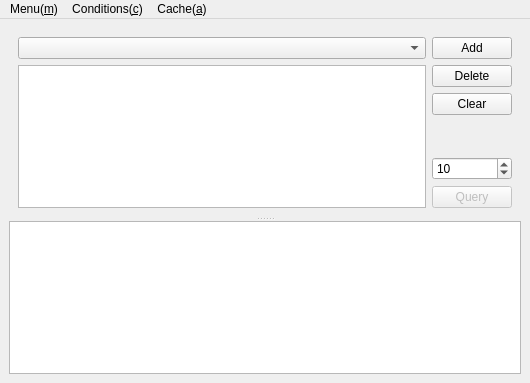
<?xml version="1.0" encoding="UTF-8"?>
<ui version="4.0">
 <class>MainWindow</class>
 <widget class="QMainWindow" name="MainWindow">
  <property name="geometry">
   <rect>
    <x>0</x>
    <y>0</y>
    <width>530</width>
    <height>383</height>
   </rect>
  </property>
  <property name="windowTitle">
   <string>MainWindow</string>
  </property>
  <widget class="QWidget" name="centralwidget">
   <layout class="QVBoxLayout" name="verticalLayout_2">
    <item>
     <widget class="QSplitter" name="splitter">
      <property name="orientation">
       <enum>Qt::Orientation::Vertical</enum>
      </property>
      <widget class="QFrame" name="MyFrame">
       <layout class="QHBoxLayout" name="ConditionLayout">
        <item>
         <layout class="QVBoxLayout" name="verticalLayout">
          <item>
           <widget class="QComboBox" name="cbQuery">
            <property name="editable">
             <bool>false</bool>
            </property>
           </widget>
          </item>
          <item>
           <widget class="ConditionListView" name="lvQueryView"/>
          </item>
         </layout>
        </item>
        <item>
         <layout class="QVBoxLayout" name="verticalLayout_3">
          <item>
           <widget class="QPushButton" name="pbConditionAdd">
            <property name="text">
             <string>Add</string>
            </property>
           </widget>
          </item>
          <item>
           <widget class="QPushButton" name="pbConditionDelete">
            <property name="text">
             <string>Delete</string>
            </property>
           </widget>
          </item>
          <item>
           <widget class="QPushButton" name="pbConditionClear">
            <property name="text">
             <string>Clear</string>
            </property>
           </widget>
          </item>
          <item>
           <spacer name="verticalSpacer">
            <property name="orientation">
             <enum>Qt::Orientation::Vertical</enum>
            </property>
            <property name="sizeHint" stdset="0">
             <size>
              <width>20</width>
              <height>40</height>
             </size>
            </property>
           </spacer>
          </item>
          <item>
           <widget class="QSpinBox" name="sboxLimit">
            <property name="minimum">
             <number>1</number>
            </property>
            <property name="maximum">
             <number>128</number>
            </property>
            <property name="value">
             <number>10</number>
            </property>
           </widget>
          </item>
          <item>
           <widget class="QPushButton" name="pbQuery">
            <property name="enabled">
             <bool>false</bool>
            </property>
            <property name="text">
             <string>Query</string>
            </property>
           </widget>
          </item>
         </layout>
        </item>
       </layout>
      </widget>
      <widget class="ResultView" name="lvResult">
       <property name="dragEnabled">
        <bool>true</bool>
       </property>
       <property name="dragDropMode">
        <enum>QAbstractItemView::DragDropMode::DragDrop</enum>
       </property>
       <property name="alternatingRowColors">
        <bool>true</bool>
       </property>
       <property name="selectionMode">
        <enum>QAbstractItemView::SelectionMode::ExtendedSelection</enum>
       </property>
       <property name="movement">
        <enum>QListView::Movement::Free</enum>
       </property>
       <property name="layoutMode">
        <enum>QListView::LayoutMode::SinglePass</enum>
       </property>
       <property name="viewMode">
        <enum>QListView::ViewMode::IconMode</enum>
       </property>
       <property name="uniformItemSizes">
        <bool>true</bool>
       </property>
      </widget>
     </widget>
    </item>
   </layout>
  </widget>
  <widget class="QMenuBar" name="menubar">
   <property name="geometry">
    <rect>
     <x>0</x>
     <y>0</y>
     <width>530</width>
     <height>21</height>
    </rect>
   </property>
   <widget class="QMenu" name="menuMenu_m">
    <property name="title">
     <string>Menu(&amp;m)</string>
    </property>
    <addaction name="separator"/>
    <addaction name="actionDetach_Database_b"/>
    <addaction name="separator"/>
    <addaction name="actionQuit_q"/>
   </widget>
   <widget class="QMenu" name="menuConditions_c">
    <property name="title">
     <string>Conditions(&amp;c)</string>
    </property>
    <addaction name="actionConditionSave_s"/>
    <addaction name="actionConditionLoad_l"/>
   </widget>
   <widget class="QMenu" name="menuCache_a">
    <property name="title">
     <string>Cache(&amp;a)</string>
    </property>
    <addaction name="actionDelete_Thumbnails_d"/>
    <addaction name="actionDelete_Blacklist_B"/>
   </widget>
   <addaction name="menuMenu_m"/>
   <addaction name="menuConditions_c"/>
   <addaction name="menuCache_a"/>
  </widget>
  <action name="actionQuit_q">
   <property name="text">
    <string>Quit(&amp;q)</string>
   </property>
   <property name="menuRole">
    <enum>QAction::MenuRole::QuitRole</enum>
   </property>
  </action>
  <action name="actionDelete_Thumbnails_d">
   <property name="text">
    <string>Delete Thumbnails (&amp;d)</string>
   </property>
  </action>
  <action name="actionDetach_Database_b">
   <property name="text">
    <string>Detach Database and Quit(&amp;b)</string>
   </property>
  </action>
  <action name="actionConditionSave_s">
   <property name="text">
    <string>Save(&amp;s)</string>
   </property>
  </action>
  <action name="actionConditionLoad_l">
   <property name="text">
    <string>Load(&amp;l)</string>
   </property>
  </action>
  <action name="actionDelete_Blacklist_B">
   <property name="text">
    <string>Delete Blacklist (&amp;B)</string>
   </property>
  </action>
 </widget>
 <customwidgets>
  <customwidget>
   <class>ResultView</class>
   <extends>QListView</extends>
   <header>widget/resultview.h</header>
  </customwidget>
  <customwidget>
   <class>ConditionListView</class>
   <extends>QListView</extends>
   <header>widget/conditionlistview.hpp</header>
  </customwidget>
 </customwidgets>
 <resources/>
 <connections>
  <connection>
   <sender>lvResult</sender>
   <signal>doubleClicked(QModelIndex)</signal>
   <receiver>MainWindow</receiver>
   <slot>resultViewDoubleClicked(QModelIndex)</slot>
   <hints>
    <hint type="sourcelabel">
     <x>107</x>
     <y>238</y>
    </hint>
    <hint type="destinationlabel">
     <x>59</x>
     <y>335</y>
    </hint>
   </hints>
  </connection>
  <connection>
   <sender>pbConditionClear</sender>
   <signal>clicked()</signal>
   <receiver>MainWindow</receiver>
   <slot>clearCondition()</slot>
   <hints>
    <hint type="sourcelabel">
     <x>510</x>
     <y>123</y>
    </hint>
    <hint type="destinationlabel">
     <x>448</x>
     <y>130</y>
    </hint>
   </hints>
  </connection>
  <connection>
   <sender>pbConditionDelete</sender>
   <signal>clicked()</signal>
   <receiver>MainWindow</receiver>
   <slot>deleteCondition()</slot>
   <hints>
    <hint type="sourcelabel">
     <x>498</x>
     <y>81</y>
    </hint>
    <hint type="destinationlabel">
     <x>510</x>
     <y>99</y>
    </hint>
   </hints>
  </connection>
  <connection>
   <sender>pbQuery</sender>
   <signal>clicked()</signal>
   <receiver>MainWindow</receiver>
   <slot>query()</slot>
   <hints>
    <hint type="sourcelabel">
     <x>470</x>
     <y>203</y>
    </hint>
    <hint type="destinationlabel">
     <x>433</x>
     <y>220</y>
    </hint>
   </hints>
  </connection>
  <connection>
   <sender>pbConditionAdd</sender>
   <signal>clicked()</signal>
   <receiver>MainWindow</receiver>
   <slot>addCondition()</slot>
   <hints>
    <hint type="sourcelabel">
     <x>510</x>
     <y>63</y>
    </hint>
    <hint type="destinationlabel">
     <x>458</x>
     <y>27</y>
    </hint>
   </hints>
  </connection>
  <connection>
   <sender>actionQuit_q</sender>
   <signal>triggered()</signal>
   <receiver>MainWindow</receiver>
   <slot>close()</slot>
   <hints>
    <hint type="sourcelabel">
     <x>-1</x>
     <y>-1</y>
    </hint>
    <hint type="destinationlabel">
     <x>264</x>
     <y>191</y>
    </hint>
   </hints>
  </connection>
  <connection>
   <sender>actionDelete_Thumbnails_d</sender>
   <signal>triggered()</signal>
   <receiver>MainWindow</receiver>
   <slot>deleteThumbnails()</slot>
   <hints>
    <hint type="sourcelabel">
     <x>-1</x>
     <y>-1</y>
    </hint>
    <hint type="destinationlabel">
     <x>264</x>
     <y>191</y>
    </hint>
   </hints>
  </connection>
  <connection>
   <sender>lvQueryView</sender>
   <signal>doubleClicked(QModelIndex)</signal>
   <receiver>MainWindow</receiver>
   <slot>queryEdit(QModelIndex)</slot>
   <hints>
    <hint type="sourcelabel">
     <x>126</x>
     <y>141</y>
    </hint>
    <hint type="destinationlabel">
     <x>4</x>
     <y>210</y>
    </hint>
   </hints>
  </connection>
  <connection>
   <sender>cbQuery</sender>
   <signal>textActivated(QString)</signal>
   <receiver>MainWindow</receiver>
   <slot>addCondition()</slot>
   <hints>
    <hint type="sourcelabel">
     <x>216</x>
     <y>52</y>
    </hint>
    <hint type="destinationlabel">
     <x>7</x>
     <y>106</y>
    </hint>
   </hints>
  </connection>
  <connection>
   <sender>actionDetach_Database_b</sender>
   <signal>triggered()</signal>
   <receiver>MainWindow</receiver>
   <slot>detachDB()</slot>
   <hints>
    <hint type="sourcelabel">
     <x>-1</x>
     <y>-1</y>
    </hint>
    <hint type="destinationlabel">
     <x>264</x>
     <y>191</y>
    </hint>
   </hints>
  </connection>
  <connection>
   <sender>actionConditionSave_s</sender>
   <signal>triggered()</signal>
   <receiver>MainWindow</receiver>
   <slot>saveConditions()</slot>
   <hints>
    <hint type="sourcelabel">
     <x>-1</x>
     <y>-1</y>
    </hint>
    <hint type="destinationlabel">
     <x>264</x>
     <y>191</y>
    </hint>
   </hints>
  </connection>
  <connection>
   <sender>actionConditionLoad_l</sender>
   <signal>triggered()</signal>
   <receiver>MainWindow</receiver>
   <slot>loadConditions()</slot>
   <hints>
    <hint type="sourcelabel">
     <x>-1</x>
     <y>-1</y>
    </hint>
    <hint type="destinationlabel">
     <x>264</x>
     <y>191</y>
    </hint>
   </hints>
  </connection>
  <connection>
   <sender>actionDelete_Blacklist_B</sender>
   <signal>triggered()</signal>
   <receiver>MainWindow</receiver>
   <slot>deleteBlacklist()</slot>
   <hints>
    <hint type="sourcelabel">
     <x>-1</x>
     <y>-1</y>
    </hint>
    <hint type="destinationlabel">
     <x>264</x>
     <y>191</y>
    </hint>
   </hints>
  </connection>
 </connections>
 <slots>
  <slot>onAddClicked()</slot>
  <slot>clearCondition()</slot>
  <slot>deleteCondition()</slot>
  <slot>query()</slot>
  <slot>addCondition()</slot>
  <slot>resultViewDoubleClicked(QModelIndex)</slot>
  <slot>deleteThumbnails()</slot>
  <slot>queryEdit(QModelIndex)</slot>
  <slot>detachDB()</slot>
  <slot>saveConditions()</slot>
  <slot>loadConditions()</slot>
  <slot>deleteBlacklist()</slot>
 </slots>
</ui>
